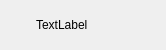
<?xml version="1.0" encoding="UTF-8"?>
<ui version="4.0">
 <class>SidebarItem</class>
 <widget class="QWidget" name="SidebarItem">
  <property name="geometry">
   <rect>
    <x>0</x>
    <y>0</y>
    <width>166</width>
    <height>50</height>
   </rect>
  </property>
  <property name="minimumSize">
   <size>
    <width>166</width>
    <height>50</height>
   </size>
  </property>
  <property name="maximumSize">
   <size>
    <width>166</width>
    <height>50</height>
   </size>
  </property>
  <property name="windowTitle">
   <string>Form</string>
  </property>
  <layout class="QHBoxLayout" name="horizontalLayout">
   <property name="spacing">
    <number>10</number>
   </property>
   <property name="leftMargin">
    <number>10</number>
   </property>
   <property name="topMargin">
    <number>0</number>
   </property>
   <property name="rightMargin">
    <number>10</number>
   </property>
   <property name="bottomMargin">
    <number>0</number>
   </property>
   <item>
    <widget class="QLabel" name="m_icon">
     <property name="sizePolicy">
      <sizepolicy hsizetype="Fixed" vsizetype="Fixed">
       <horstretch>0</horstretch>
       <verstretch>0</verstretch>
      </sizepolicy>
     </property>
     <property name="minimumSize">
      <size>
       <width>16</width>
       <height>16</height>
      </size>
     </property>
     <property name="text">
      <string/>
     </property>
    </widget>
   </item>
   <item>
    <widget class="QLabel" name="m_text">
     <property name="text">
      <string>TextLabel</string>
     </property>
    </widget>
   </item>
   <item>
    <spacer name="horizontalSpacer">
     <property name="orientation">
      <enum>Qt::Horizontal</enum>
     </property>
     <property name="sizeHint" stdset="0">
      <size>
       <width>252</width>
       <height>20</height>
      </size>
     </property>
    </spacer>
   </item>
   <item>
    <widget class="QLabel" name="m_arrow">
     <property name="text">
      <string/>
     </property>
    </widget>
   </item>
  </layout>
 </widget>
 <resources/>
 <connections/>
</ui>
